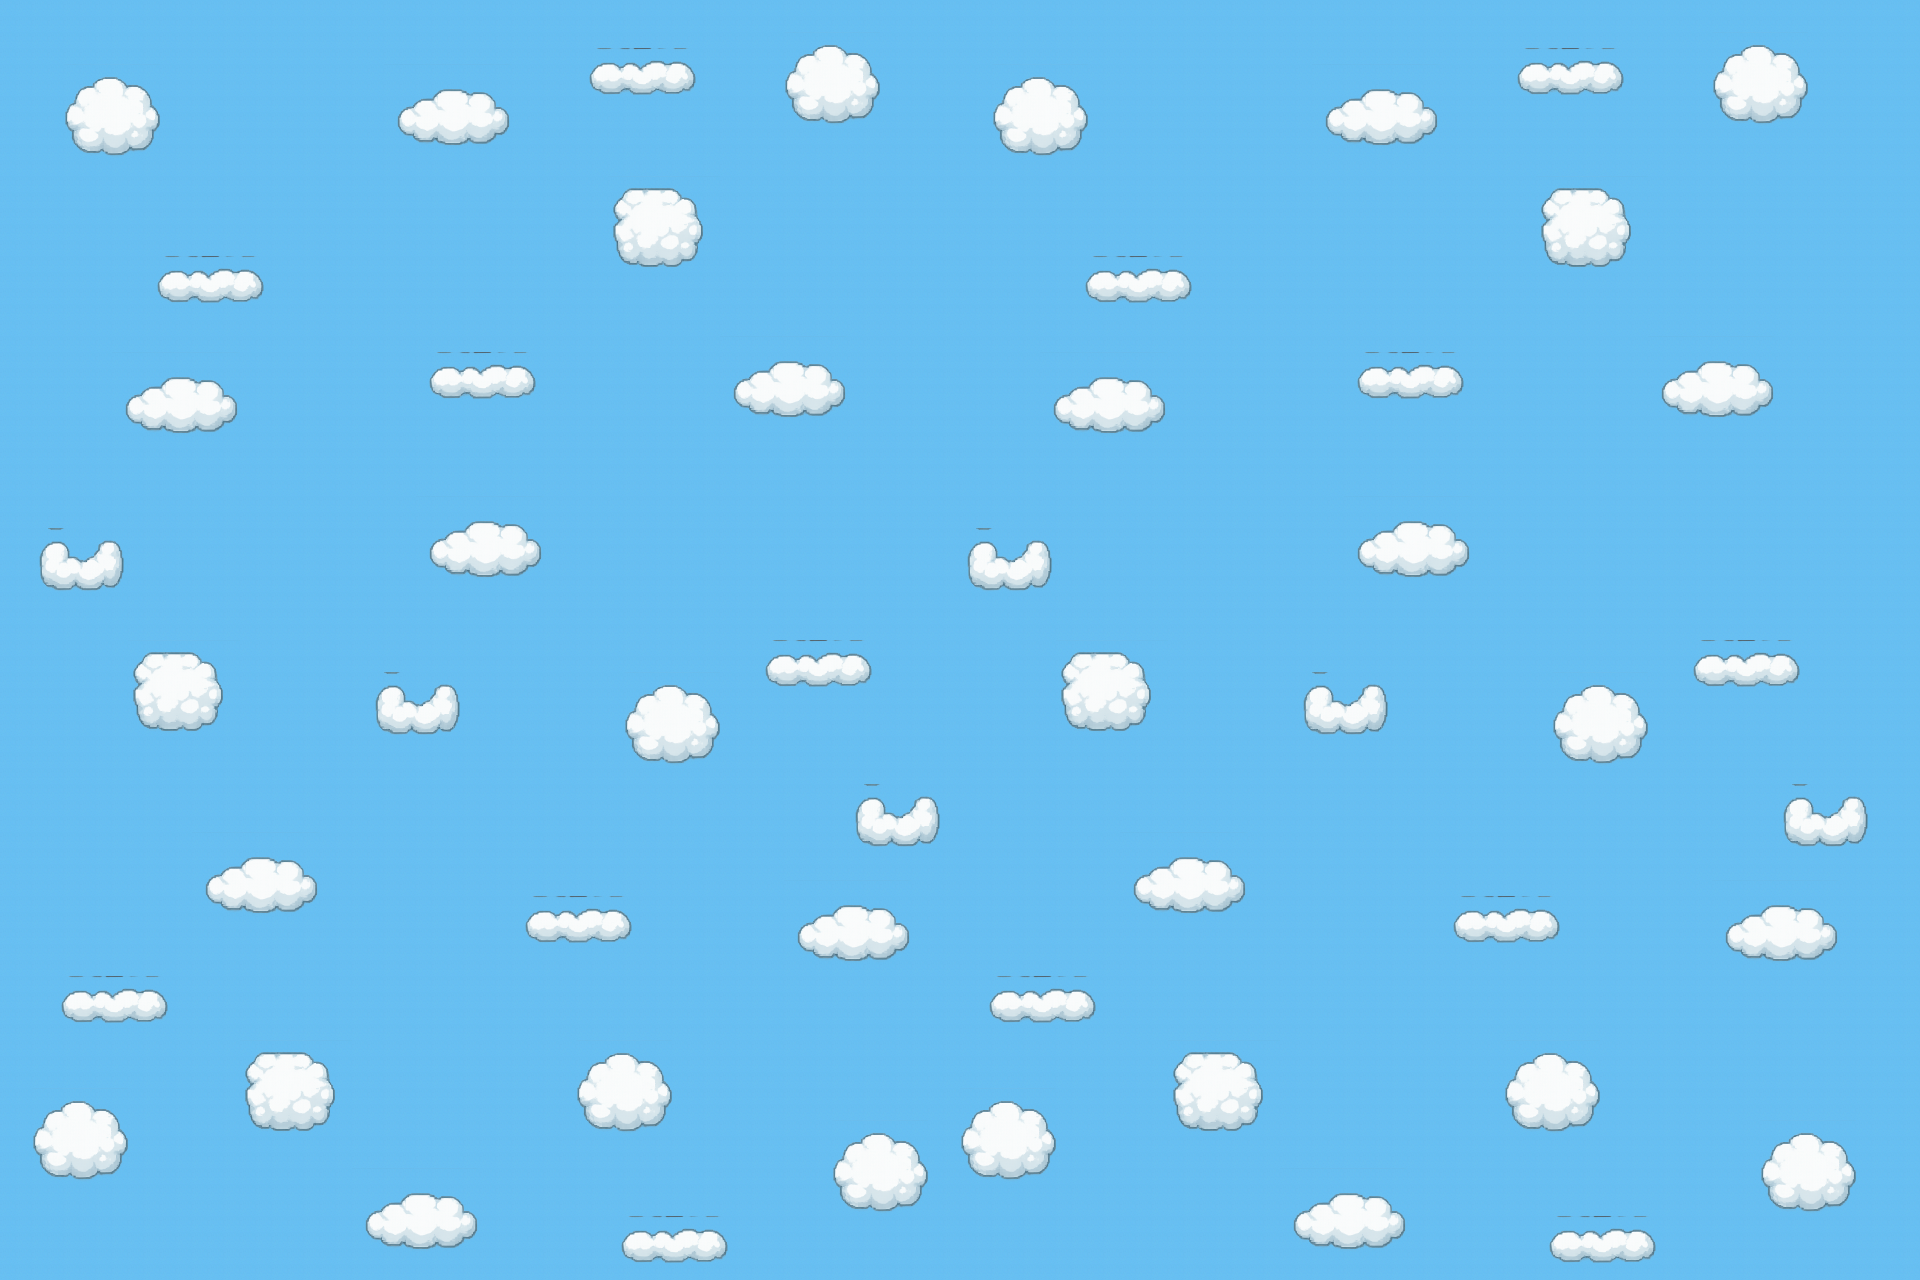

A level layout from a 2D game, rendered from its tile map. Below: a short description, then the map file with tile-grid data replaced by summaries:
An orthogonal 120x80 tile map with 16x16 px tiles, 2 tile layers (Sky, Clouds), 2 tilesets.

<map version="1.10" tiledversion="1.11.2" orientation="orthogonal" renderorder="right-down" width="120" height="80" tilewidth="16" tileheight="16" infinite="0" nextlayerid="4" nextobjectid="1">
 <tileset firstgid="1" name="clouds-sprites-smaller" tilewidth="16" tileheight="16" tilecount="484" columns="22">
  <image source="custom-sprites/clouds-sprites-smaller.png" trans="ff00ff" width="358" height="358" />
 </tileset>
 <tileset firstgid="485" name="Color Palette" tilewidth="16" tileheight="16" tilecount="4096" columns="64">
  <image source="custom-sprites/Color Palette.png" trans="ff00ff" width="1024" height="1024" />
 </tileset>
 <layer id="1" name="Sky" width="120" height="80">
  <data>[9600 cells, 9600 non-empty, 1 distinct tile ids]</data>
 </layer>
 <layer id="2" name="Clouds" width="120" height="80">
  <data>[9600 cells, 1836 non-empty, 174 distinct tile ids]</data>
 </layer>
</map>